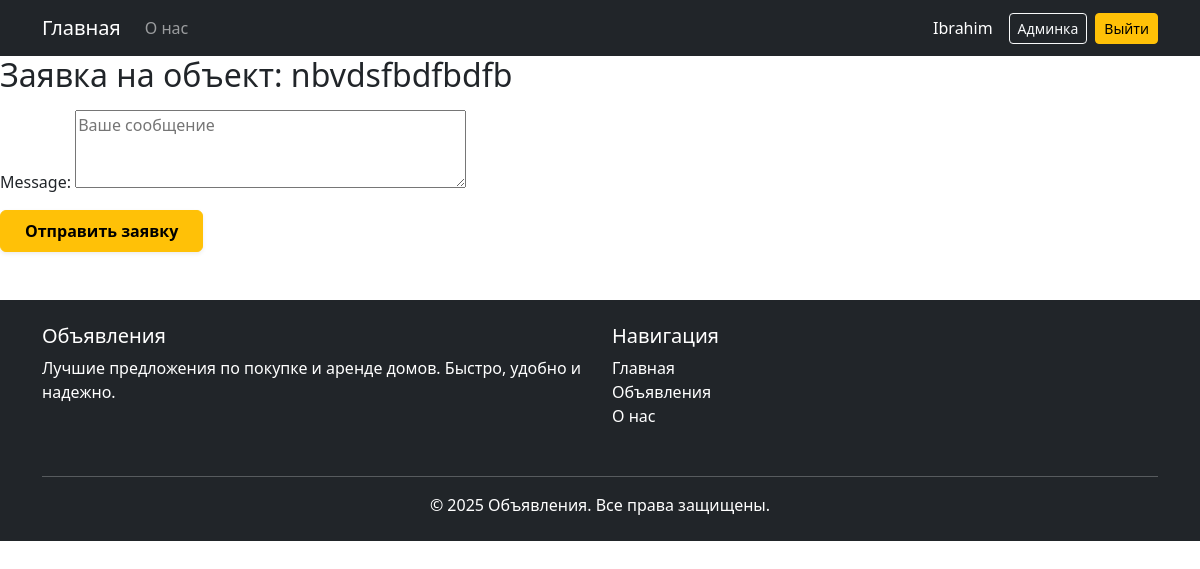
Page /property/1/leave-request/ (signed in) on the earlier database version.
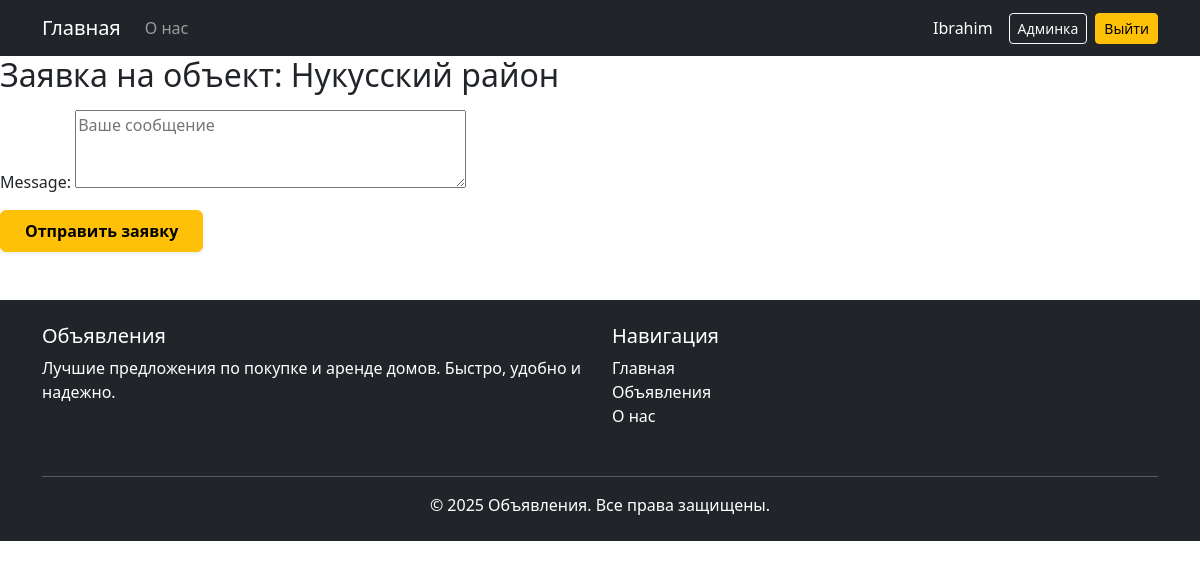
Same page on the later database version.
### exam/models.py (models this page shows, shortened)
class Property(models.Model):
    DEAL_CHOICES = (
        ('sale', 'Продажа'),
        ('rent', 'Аренда'),
    )
    user = models.ForeignKey(User, on_delete=models.CASCADE,verbose_name='Пользователь', related_name='properties')
    title = models.CharField(max_length=255, verbose_name='Название', help_text='Введите название объекта недвижимости')
    description = models.TextField(verbose_name='Описание', help_text='Опишите объект недвижимости')
    deal_type = models.CharField(max_length=10, choices=DEAL_CHOICES, verbose_name='Тип сделки', help_text='Выберите тип сделки (Продажа или Аренда)')
    price = models.DecimalField(max_digits=10, decimal_places=2, verbose_name='Цена ($)', help_text='Укажите цену в долларах США')
    rooms = models.IntegerField(choices=[(i, f"{i} комн.") for i in range(1, 10)], verbose_name='Количество комнат',)
    area = models.FloatField(verbose_name='Площадь (м²)', help_text='Укажите площадь в квадратных метрах')
    address = models.CharField(max_length=255, verbose_name='Адрес', help_text='Введите полный адрес объекта недвижимости')
    image1 = models.ImageField(upload_to='properties/', null=True, blank=True, verbose_name='Изображение 1', help_text='Загрузите главное изображение объекта недвижимости')
    image2 = models.ImageField(upload_to='properties/', null=True, blank=True, verbose_name='Изображение 2', help_text='Загрузите дополнительное изображение объекта недвижимости')
    image3 = models.ImageField(upload_to='properties/', null=True, blank=True, verbose_name='Изображение 3', help_text='Загрузите еще одно дополнительное изображение объекта недвижимости')
    created_at = models.DateTimeField(auto_now_add=True, verbose_name='Дата создания', help_text='Дата и время создания объявления')
    class Meta:
        verbose_name = 'Объявление'
        verbose_name_plural = 'Объявления'
        ordering = ['-created_at']

### exam/views.py (the view)
# urls.py: path('property/<int:property_id>/leave-request/', views.leave_request, name='leave_request'),
@login_required
def leave_request(request, property_id):
    property_obj = get_object_or_404(Property, id=property_id)
    if request.method == 'POST':
        form = RequestForm(request.POST)
        if form.is_valid():
            req = form.save(commit=False)
            req.property = property_obj
            req.buyer = request.user
            req.save()
            return redirect('home')
    else:
        form = RequestForm()
    return render(request, 'property/leave_request.html', {'form': form, 'property': property_obj})

### exam/forms.py
class RequestForm(forms.ModelForm):
    class Meta:
        model = Request
        fields = ['message']
        widgets = {
            'message': forms.Textarea(attrs={'rows': 3, 'placeholder': 'Ваше сообщение'}),
        }

### templates/property/leave_request.html (shortened to what this page needs)
{% extends 'base.html' %}
{% block content %}
<h2>Заявка на объект: {{ property.address }}</h2>
<form method="post" class="mt-3">
    {{ form.as_p }}
    <button type="submit" class="btn btn-warning px-4 py-2 fw-semibold shadow-sm">
  Отправить заявку
</button>
</form>
{% endblock %}

Differences in the rows shown:
changed Property: address "nbvdsfbdfbdfb" → "Нукусский район"
